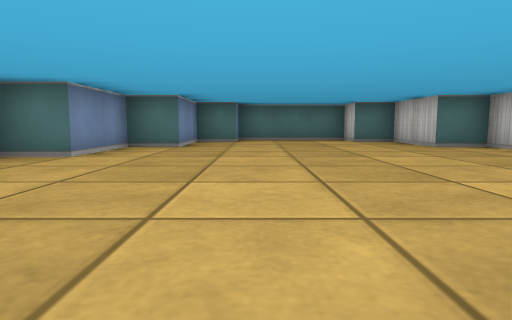
view 1 (above)

18 first-person views from a walk through a cub3D maze. The camera is about half as high as the walls, tilts 6° down and sees 75° across. The floor is counted in squares. Each view is taken from the middle of a square. On the plan, view 1 faces up. The plan holds only what a view shows up to about 9 squares ahead; the rest is blank.

view 2
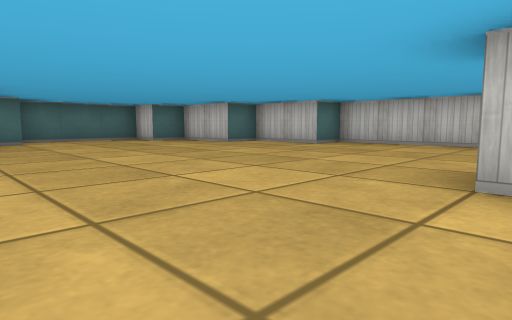

view 3
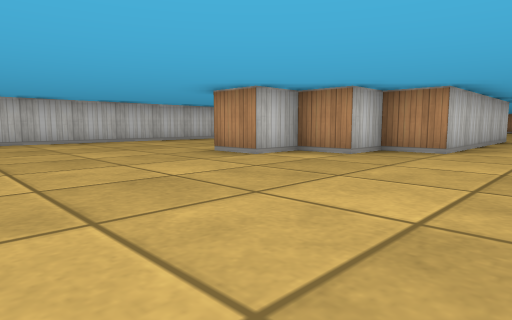

view 4
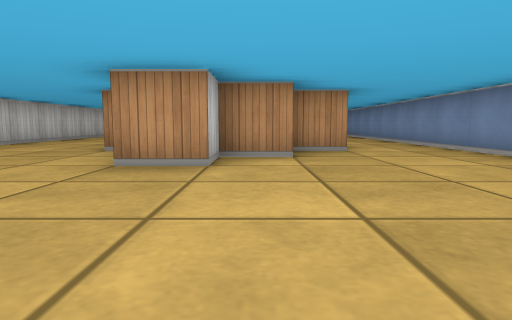

view 5
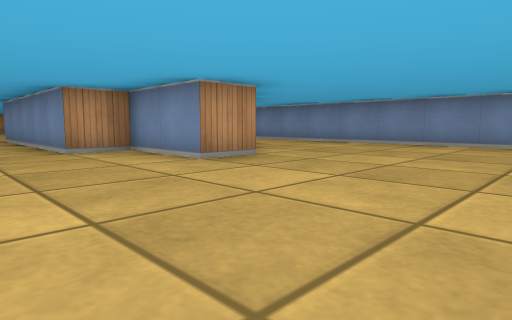

view 6
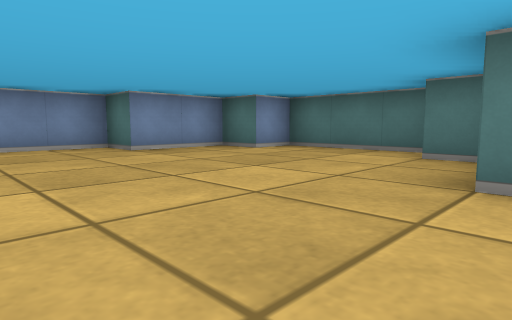

view 7
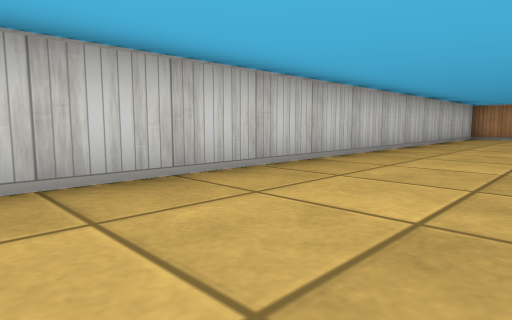

view 8
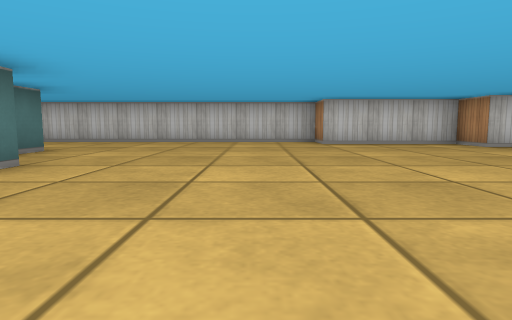

view 9
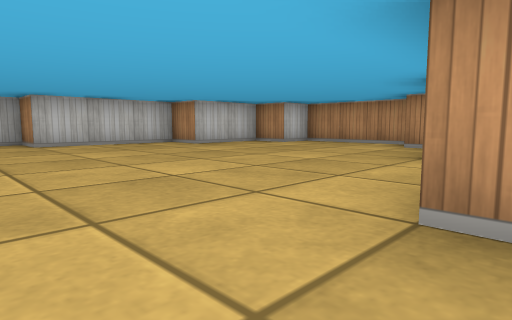

view 10
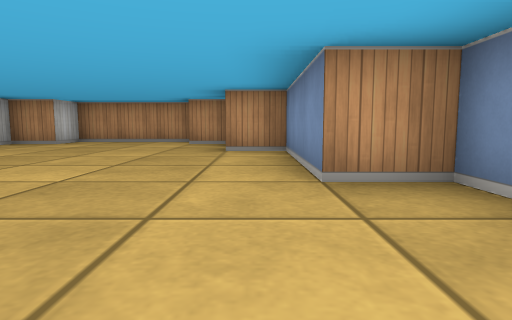

view 11
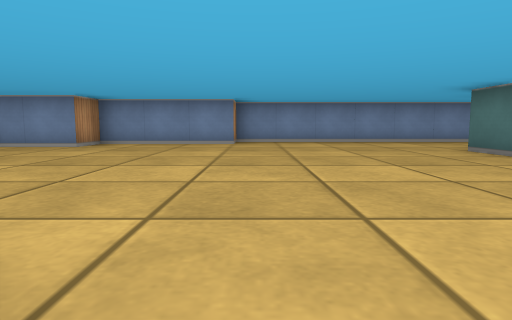

view 12
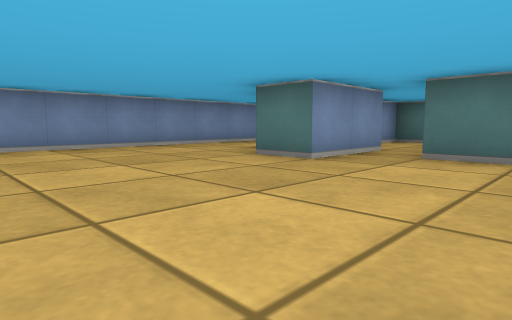

view 13
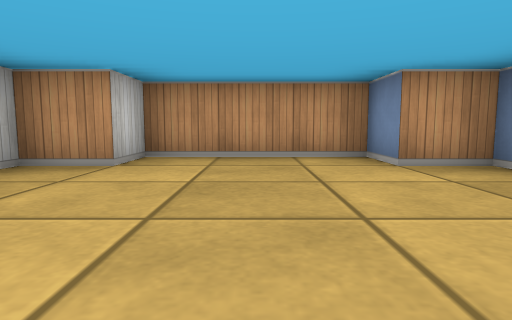

view 14
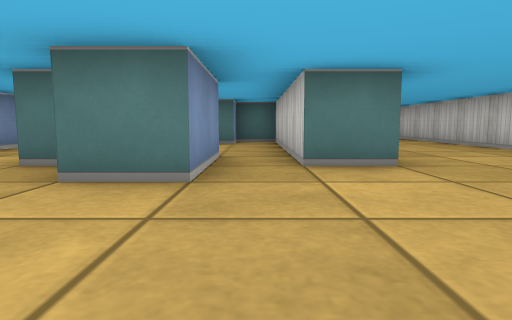

view 15
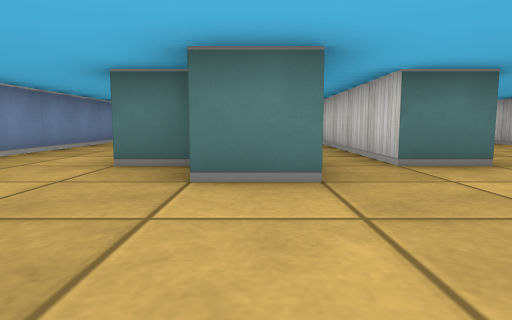

view 16
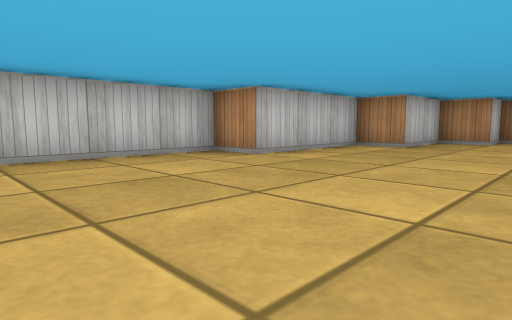

view 17
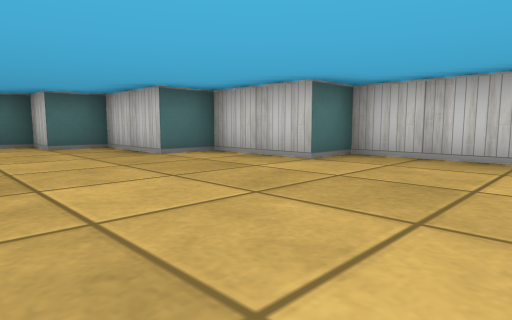

view 18
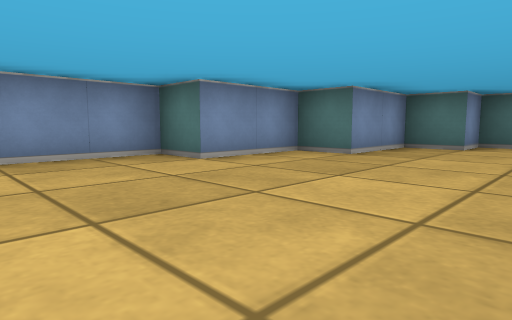

### Floor plan
Points are (right, up) in squares from view 1. A wall is a line through its corners. A room is listed if a view was taken in it or the views show most of it. See-through windows are left out.
Room 1 (views 1, 2, 3, 4, 5, 6, 7, 8, 9, 10, 11, 12, 13, 14, 15, 16, 17, 18)
walls: (0.5, -5.4) (0.5, -7.5) (-0.5, -7.5); (-0.6, -6.5) (-1.5, -6.5) (-1.5, -1.5) (-0.5, -1.5) (-0.5, -0.5) (0.5, -0.5) (0.5, 0.5) (1.5, 0.5) (1.5, -1.5) (2.5, -1.5) (2.5, -6.5) (1.5, -6.5) (1.5, -5.5); (4.5, -11.5) (5.5, -11.5) (5.5, 4.5) (4.5, 4.5) (4.5, 6.5) (3.5, 6.5) (3.5, 8.5) (2.5, 8.5) (2.5, 9.5) (-0.5, 9.5) (-0.5, 8.5) (-1.5, 8.5) (-1.5, 6.5) (-2.5, 6.5) (-2.5, 4.5) (-3.5, 4.5) (-3.5, -11.5) (-2.5, -11.5) (-2.5, -14.5) (-1.5, -14.5) (-1.5, -16.5) (-0.5, -16.5) (-0.5, -17.5) (2.5, -17.5) (2.5, -16.5) (3.5, -16.5) (3.5, -14.5) (4.5, -14.5) (4.5, -11.5)
ways out: opening at (1, -5) to room 2
Room 2 (no view inside)
walls: (1.5, -5.5) (1.5, -1.5) (0.5, -1.5) (0.5, -2.5) (-0.5, -2.5) (-0.5, -3.4)
ways out: opening at (1, -5) to room 1

Positions as (right, up) in squares from view 1, and headings:
1: (0, 0), facing up
2: (-2, 0), facing up-right
3: (-3, 4), facing down-right
4: (0, 4), facing down
5: (4, 4), facing down-left
6: (4, 4), facing up-left
7: (3, 0), facing down-right
8: (-3, -10), facing right
9: (-3, -10), facing down-right
10: (-2, -9), facing down
11: (5, -11), facing left
12: (3, -11), facing up-left
13: (1, -13), facing down
14: (1, -10), facing up
15: (0, -10), facing up
16: (1, -8), facing down-right
17: (1, 2), facing up-right
18: (1, 2), facing up-left
